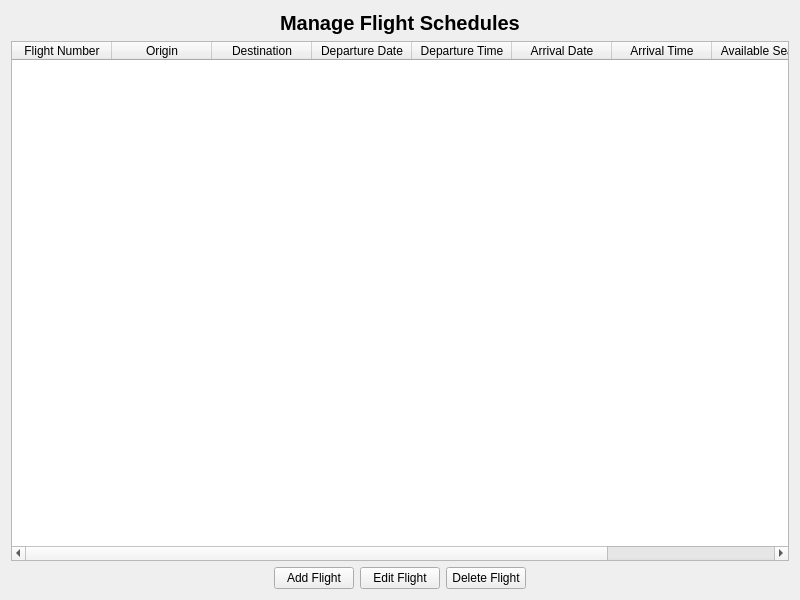
<?xml version="1.0" encoding="UTF-8"?>
<ui version="4.0">
 <class>ManageFlightsView</class>
 <widget class="QWidget" name="ManageFlightsView">
  <property name="geometry">
   <rect>
    <x>0</x>
    <y>0</y>
    <width>800</width>
    <height>600</height>
   </rect>
  </property>
  <property name="windowTitle">
   <string>Manage Flights</string>
  </property>
  <layout class="QVBoxLayout" name="verticalLayout">
   <item alignment="Qt::AlignmentFlag::AlignHCenter">
    <widget class="QLabel" name="titleLabel">
     <property name="styleSheet">
      <string notr="true">font-size: 20px; font-weight: bold; color: black;</string>
     </property>
     <property name="text">
      <string>Manage Flight Schedules</string>
     </property>
    </widget>
   </item>
   <item>
    <widget class="QTableWidget" name="flightsTableWidget">
     <column>
      <property name="text">
       <string>Flight Number</string>
      </property>
     </column>
     <column>
      <property name="text">
       <string>Origin</string>
      </property>
     </column>
     <column>
      <property name="text">
       <string>Destination</string>
      </property>
     </column>
     <column>
      <property name="text">
       <string>Departure Date</string>
      </property>
     </column>
     <column>
      <property name="text">
       <string>Departure Time</string>
      </property>
     </column>
     <column>
      <property name="text">
       <string>Arrival Date</string>
      </property>
     </column>
     <column>
      <property name="text">
       <string>Arrival Time</string>
      </property>
     </column>
     <column>
      <property name="text">
       <string>Available Seats</string>
      </property>
     </column>
     <column>
      <property name="text">
       <string>Fare</string>
      </property>
     </column>
    </widget>
   </item>
   <item>
    <layout class="QHBoxLayout" name="horizontalLayout">
     <item>
      <spacer name="horizontalSpacer_left">
       <property name="orientation">
        <enum>Qt::Orientation::Horizontal</enum>
       </property>
       <property name="sizeHint" stdset="0">
        <size>
         <width>40</width>
         <height>20</height>
        </size>
       </property>
      </spacer>
     </item>
     <item>
      <widget class="QPushButton" name="addFlightButton">
       <property name="text">
        <string>Add Flight</string>
       </property>
      </widget>
     </item>
     <item>
      <widget class="QPushButton" name="editFlightButton">
       <property name="text">
        <string>Edit Flight</string>
       </property>
      </widget>
     </item>
     <item>
      <widget class="QPushButton" name="deleteFlightButton">
       <property name="text">
        <string>Delete Flight</string>
       </property>
      </widget>
     </item>
     <item>
      <spacer name="horizontalSpacer_right">
       <property name="orientation">
        <enum>Qt::Orientation::Horizontal</enum>
       </property>
       <property name="sizeHint" stdset="0">
        <size>
         <width>40</width>
         <height>20</height>
        </size>
       </property>
      </spacer>
     </item>
    </layout>
   </item>
  </layout>
 </widget>
 <resources/>
 <connections/>
</ui>
